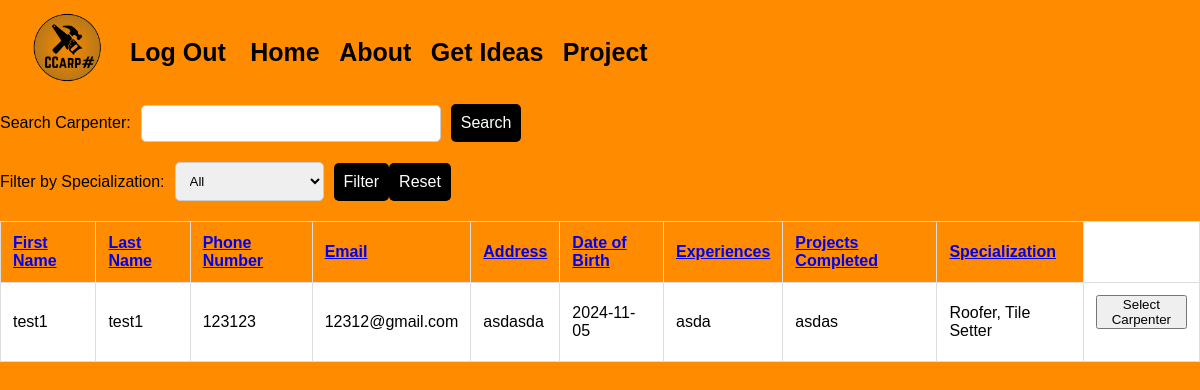
The page /availablecarpenters.php on the database as committed earlier.
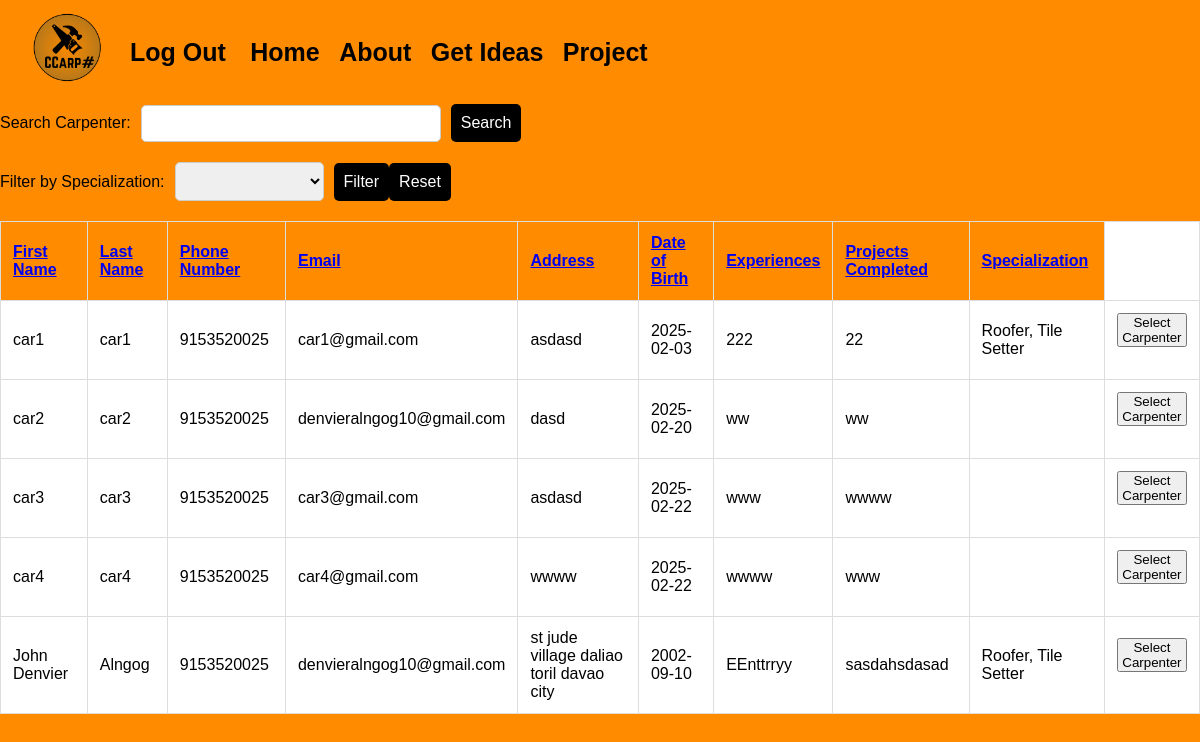
The same page on the database as committed later.
### tables this page shows
CREATE TABLE `carpenters` (
  `Carpenter_ID` int(11) NOT NULL,
  `First_Name` varchar(255) NOT NULL,
  `Last_Name` varchar(255) NOT NULL,
  `Phone_Number` bigint(11) NOT NULL,
  `Email` varchar(255) NOT NULL,
  `Address` varchar(255) NOT NULL,
  `Date_Of_Birth` date NOT NULL,
  `Experiences` varchar(255) NOT NULL,
  `Project_Completed` varchar(255) NOT NULL,
  `username` varchar(255) NOT NULL,
  `password` varchar(255) NOT NULL,
  `specialization` varchar(255) NOT NULL,
  `Photo` mediumblob NOT NULL
);

### availablecarpenters.php (the view, shortened to what this page needs)
<!DOCTYPE html>
<html lang="en">
<head>
</head>
<body>
  <div class="header">
    <a href="comment.php">
      <h1>
        <img src="assets/img/logos/logo.png" alt="" style="width: 75px; margin-right: 10px;">
      </h1>
    </a>
    <div class="right">
      <a href="login.html" style="text-decoration: none; color: black; margin-right: 20px;">Log Out</a>
      <a class="active" href="comment.php">Home</a>
      <a href="about/index.html">About</a>
      <a href="#contact">Get Ideas</a>
      <a href="plan.php">Project</a>
    </div>
  </div>
  <?php
  require_once "config.php";
  function generateSortLink($column, $currentColumn, $currentDirection)
  {
      $direction = 'asc';
      if ($column === $currentColumn && $currentDirection === 'asc') {
          $direction = 'desc';
      }
      return "?sort=$column&order=$direction";
  }
  $sortColumn = isset($_GET['sort']) ? $_GET['sort'] : 'First_Name';
  $sortOrder = isset($_GET['order']) && $_GET['order'] === 'desc' ? 'desc' : 'asc';
  $searchTerm = isset($_GET['search']) ? $_GET['search'] : '';
  $specializationFilter = isset($_GET['specialization']) ? $_GET['specialization'] : '';
  $query = "SELECT * FROM carpenters";
  $query .= " ORDER BY $sortColumn $sortOrder";
  $result = mysqli_query($conn, $query);
  if (mysqli_num_rows($result) > 0) {
      echo "<form action='' method='GET'>";
      echo "<label for='search'>Search Carpenter:</label>";
      echo "<input type='text' name='search' value='" . htmlspecialchars($searchTerm) . "'>";
      echo "<button type='submit' class='search-btn'>Search</button>";
      echo "</form>";
      echo "<form action='' method='GET'>";
      echo "<label for='specialization'>Filter by Specialization:</label>";
      echo "<select name='specialization'>";
      echo "<option value='' " . ($specializationFilter === '' ? 'selected' : '') . ">All</option>";
      $specializationQuery = "SELECT DISTINCT Specialization FROM carpenters";
      $specializationResult = mysqli_query($conn, $specializationQuery);
      while ($specializationRow = mysqli_fetch_assoc($specializationResult)) {
          echo "<option value='{$specializationRow['Specialization']}' " . ($specializationFilter === $specializationRow['Specialization'] ? 'selected' : '') . ">{$specializationRow['Specialization']}</option>";
      }
      echo "</select>";
      echo "<button type='submit' class='filter-btn' name='action' value='filter'>Filter</button>";
      echo "<button type='button' class='reset-btn' onclick=\"window.location.href='{$_SERVER['PHP_SELF']}'\">Reset</button>";
      echo "</form>";
      echo "<table>";
      echo "<tr>
              <th><a href='" . generateSortLink('First_Name', $sortColumn, $sortOrder) . "'>First Name</a></th>
              <th><a href='" . generateSortLink('Last_Name', $sortColumn, $sortOrder) . "'>Last Name</a></th>
              <th><a href='" . generateSortLink('Phone_Number', $sortColumn, $sortOrder) . "'>Phone Number</a></th>
              <th><a href='" . generateSortLink('Email', $sortColumn, $sortOrder) . "'>Email</a></th>
              <th><a href='" . generateSortLink('Address', $sortColumn, $sortOrder) . "'>Address</a></th>
              <th><a href='" . generateSortLink('Date_Of_Birth', $sortColumn, $sortOrder) . "'>Date of Birth</a></th>
              <th><a href='" . generateSortLink('Experiences', $sortColumn, $sortOrder) . "'>Experiences</a></th>
              <th><a href='" . generateSortLink('Project_Completed', $sortColumn, $sortOrder) . "'>Projects Completed</a></th>
              <th><a href='" . generateSortLink('Specialization', $sortColumn, $sortOrder) . "'>Specialization</a></th>
            </tr>";
      while ($row = mysqli_fetch_assoc($result)) {
          echo "<tr>";
          echo "<td>{$row['First_Name']}</td>";
          echo "<td>{$row['Last_Name']}</td>";
          echo "<td>{$row['Phone_Number']}</td>";
          echo "<td>{$row['Email']}</td>";
          echo "<td>{$row['Address']}</td>";
          echo "<td>{$row['Date_Of_Birth']}</td>";
          echo "<td>{$row['Experiences']}</td>";
          echo "<td>{$row['Project_Completed']}</td>";
          echo "<td>{$row['specialization']}</td>";
          echo "<td>
                  <form action='usercreateplan.php' method='GET'>
                      <input type='hidden' name='selected_carpenter' value='{$row['Carpenter_ID']}'>
                      <button type='submit'>Select Carpenter</button>
                  </form>
                </td>";
          echo "</tr>";
      }
      echo "</table>";
  } else {
      echo "No carpenters available.";
  }
  ?>
</body>
</html>

Rows that differ between the two databases and show on the page:
added carpenters: First_Name "car1", Last_Name "car1", Phone_Number "9153520025", Email "car1@gmail.com", Address "asdasd", Date_Of_Birth "2025-02-03", Experiences "222", Project_Completed "22", specialization "Roofer, Tile Setter"
added carpenters: First_Name "car2", Last_Name "car2", Phone_Number "9153520025", Email "denvieralngog10@gmail.com", Address "dasd", Date_Of_Birth "2025-02-20", Experiences "ww", Project_Completed "ww"
added carpenters: First_Name "car3", Last_Name "car3", Phone_Number "9153520025", Email "car3@gmail.com", Address "asdasd", Date_Of_Birth "2025-02-22", Experiences "www", Project_Completed "wwww"
added carpenters: First_Name "car4", Last_Name "car4", Phone_Number "9153520025", Email "car4@gmail.com", Address "wwww", Date_Of_Birth "2025-02-22", Experiences "wwww", Project_Completed "www"
changed carpenters: First_Name "test1" → "John Denvier"; Last_Name "test1" → "Alngog"; Phone_Number "123123" → "9153520025"; Email "12312@gmail.com" → "denvieralngog10@gmail.com"; Address "asdasda" → "st jude village daliao toril davao city"; Date_Of_Birth "2024-11-05" → "2002-09-10"; Experiences "asda" → "EEnttrryy"; Project_Completed "asdas" → "sasdahsdasad"
Other text that changed with them:
form field specialization: "All" → (not shown)
